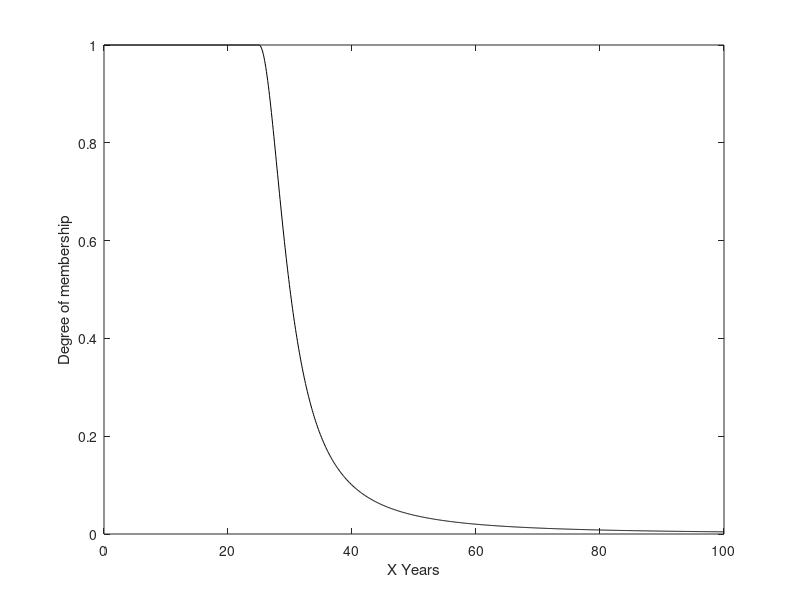

MATLAB code to generate this figure:
% Función de pertenencia para gente joven.
%clear all;
close all;

x = zeros(1,1001);
y = zeros(1,1001);

for k=1:1:1001
    x(k) = (k-1)*0.10;
    if x(k) >= 0 && x(k) <= 25
        y(k) = 1.0;
    else
        y(k) = 1/(1+((x(k)-25)/5)^2);
    end
end
plot(x,y,'k');
xlabel('X Years');
ylabel('Degree of membership');
